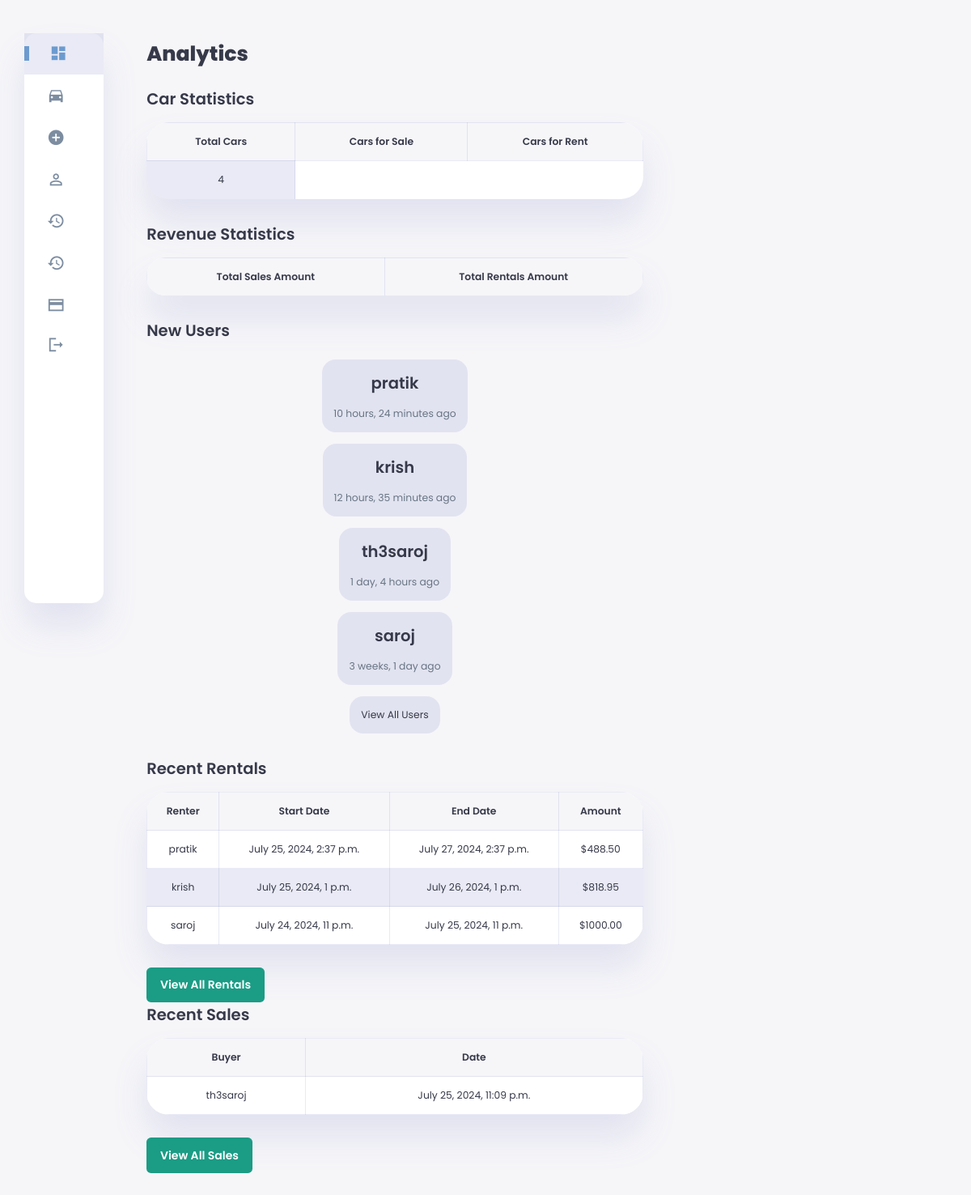
The page /admin_dashboard/ (signed in) on the database as committed earlier.
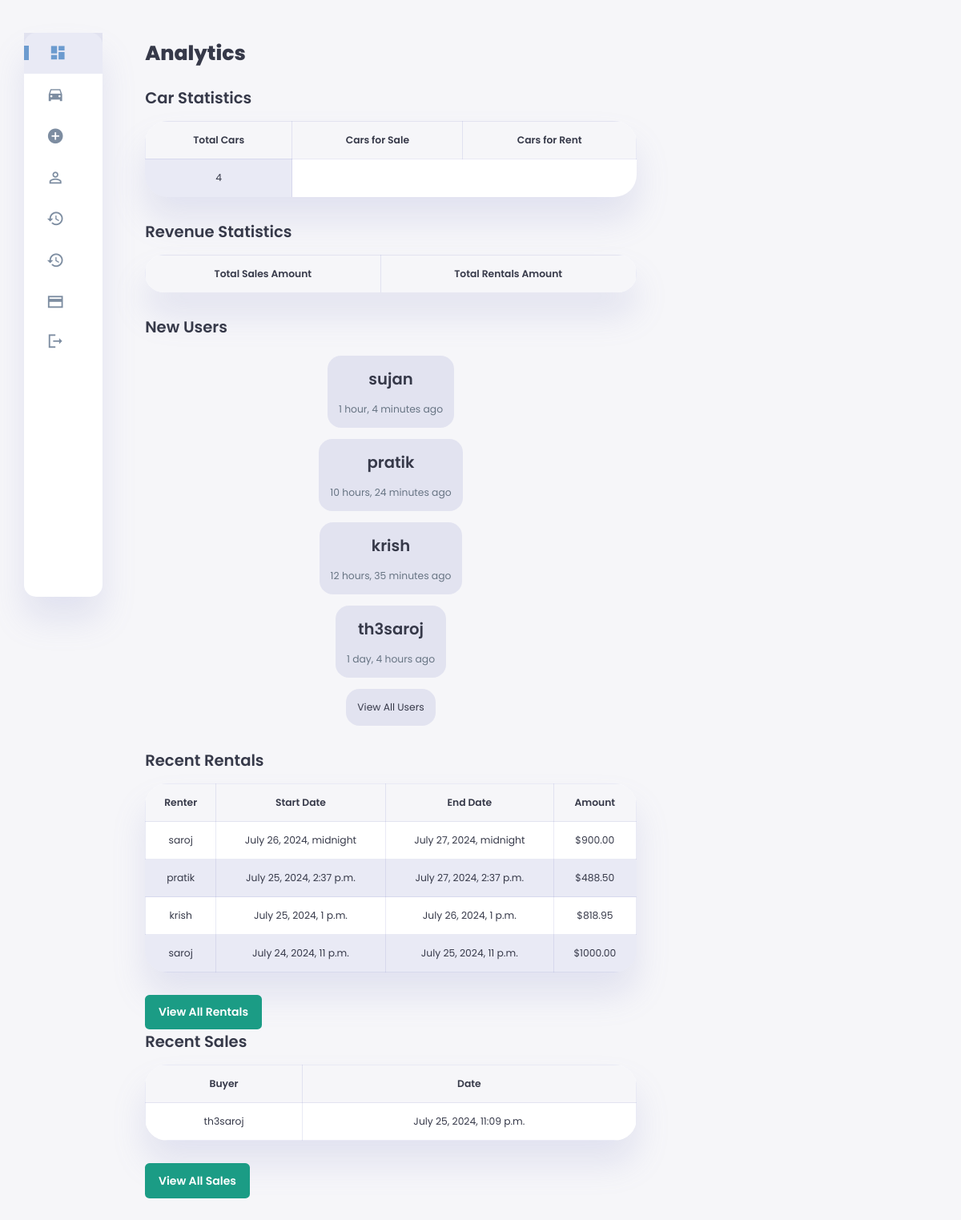
The same page on the database as committed later.
### sales_rental/models.py (models this page shows, shortened)
class User(AbstractUser):
    email_confirmed = models.BooleanField(default=False)
    otp = models.CharField(max_length=6, null=True, blank=True)
    otp_expiration = models.DateTimeField(null=True, blank=True)
    watchlist = models.ManyToManyField('Car', related_name='watchlisted_by', blank=True)
    phone_number = models.CharField(max_length=15, null=True, blank=True)

class Rental(models.Model):
    car = models.ForeignKey(Car, related_name='rentals', on_delete=models.CASCADE)
    renter = models.ForeignKey(User, on_delete=models.CASCADE)
    rental_start_date = models.DateTimeField()
    rental_end_date = models.DateTimeField()
    amount = models.DecimalField(max_digits=10, decimal_places=2, default=0.00)
    is_active = models.BooleanField(default=True)

class Sale(models.Model):
    car = models.ForeignKey(Car, related_name='sales', on_delete=models.CASCADE)
    buyer = models.ForeignKey(User, on_delete=models.CASCADE)
    sale_date = models.DateTimeField(auto_now_add=True)
    amount = models.DecimalField(max_digits=10, decimal_places=2, default=0.00)

### sales_rental/admin_views.py (the view)
# urls.py: path('admin_dashboard/', admin_views.admin_dashboard, name='admin_dashboard'),
@user_passes_test(lambda u: u.is_superuser)
def admin_dashboard(request):
    total_cars = Car.objects.count()
    cars_for_sale = Car.objects.filter(is_available_for_sale=True).count()
    cars_for_rent = Car.objects.filter(is_available_for_rent=True).count()
    new_users = User.objects.order_by('-date_joined')[:4]
    recent_rentals = Rental.objects.order_by('-rental_start_date')[:5]
    recent_sales = Sale.objects.order_by('-sale_date')[:5]
    total_sales_amount = Sale.objects.aggregate(Sum('amount'))['amount__sum'] or 0
    total_rentals_amount = Rental.objects.aggregate(Sum('amount'))['amount__sum'] or 0
    context = {
        'total_cars': total_cars,
        'cars_for_sale': cars_for_sale,
        'cars_for_rent': cars_for_rent,
        'new_users': new_users,
        'recent_rentals': recent_rentals,
        'recent_sales': recent_sales,
        'total_sales_amount': total_sales_amount,
        'total_rentals_amount': total_rentals_amount,
    }
    return render(request, 'admin_dashboard.html', context)

### sales_rental/context_processors.py (called while the page is built)
def current_year(request):
    return {'current_year': datetime.now().year}

### sales_rental/templates/admin_dashboard.html (shortened to what this page needs)
{% extends "admin_base.html" %}
{% load static %}
{% block content %}
<main>
    <h1>Analytics</h1>
    <section class="car-statistics">
        <h2>Car Statistics</h2>
        <table class="stats-table">
            <tr>
                <th>Total Cars</th>
                <th>Cars for Sale</th>
                <th>Cars for Rent</th>
            </tr>
            <tr>
                <td>{{ cars_for_sale }}</td>
            </tr>
        </table>
    </section>
    <section class="revenue-statistics">
        <h2>Revenue Statistics</h2>
        <table class="stats-table">
            <tr>
                <th>Total Sales Amount</th>
                <th>Total Rentals Amount</th>
            </tr>
        </table>
    </section>
    <section class="new-users">
        <h2>New Users</h2>
        <div class="user-list">
            {% for user in new_users %}
            <div class="user-item">
                <h2>{{ user.username }}</h2>
                <p>{{ user.date_joined|timesince }} ago</p>
            </div>
            {% endfor %}
            <div class="user-item">
                <a href="{% url 'user_list' %}">View All Users</a>
            </div>
        </div>
    </section>
    {% if recent_rentals %}
    <section class="recent-rentals">
        <h2>Recent Rentals</h2>
        <table>
            <thead>
                <tr>
                    <th>Renter</th>
                    <th>Start Date</th>
                    <th>End Date</th>
                    <th>Amount</th>
                </tr>
            </thead>
            <tbody>
                {% for rental in recent_rentals %}
                <tr>
                    <td>{{ rental.renter.username }}</td>
                    <td>{{ rental.rental_start_date }}</td>
                    <td>{{ rental.rental_end_date }}</td>
                    <td>${{ rental.amount|floatformat:2 }}</td>
                </tr>
                {% endfor %}
            </tbody>
        </table>
        <a href="{% url 'rental_history' %}" class="btn btn-secondary">View All Rentals</a>
    </section>
    {% endif %}
    {% if recent_sales %}
    <section class="recent-sales">
        <h2>Recent Sales</h2>
        <table>
            <thead>
                <tr>
                    <th>Buyer</th>
                    <th>Date</th>
                </tr>
            </thead>
            <tbody>
                {% for sale in recent_sales %}
                <tr>
                    <td>{{ sale.buyer.username }}</td>
                    <td>{{ sale.sale_date }}</td>
                </tr>
                {% endfor %}
            </tbody>
        </table>
        <a href="{% url 'sales_history' %}" class="btn btn-secondary">View All Sales</a>
    </section>
    {% endif %}
</main>
{% endblock %}

Rows that differ between the two databases and show on the page:
no longer on this page (row edited): User: username "saroj", date_joined "3 weeks, 1 day"
added User: username "sujan", date_joined "1 hour, 4 minutes"
added Rental: renter.username "saroj", rental_start_date "July 26, 2024, midnight", rental_end_date "July 27, 2024, midnight", amount "900.00"
